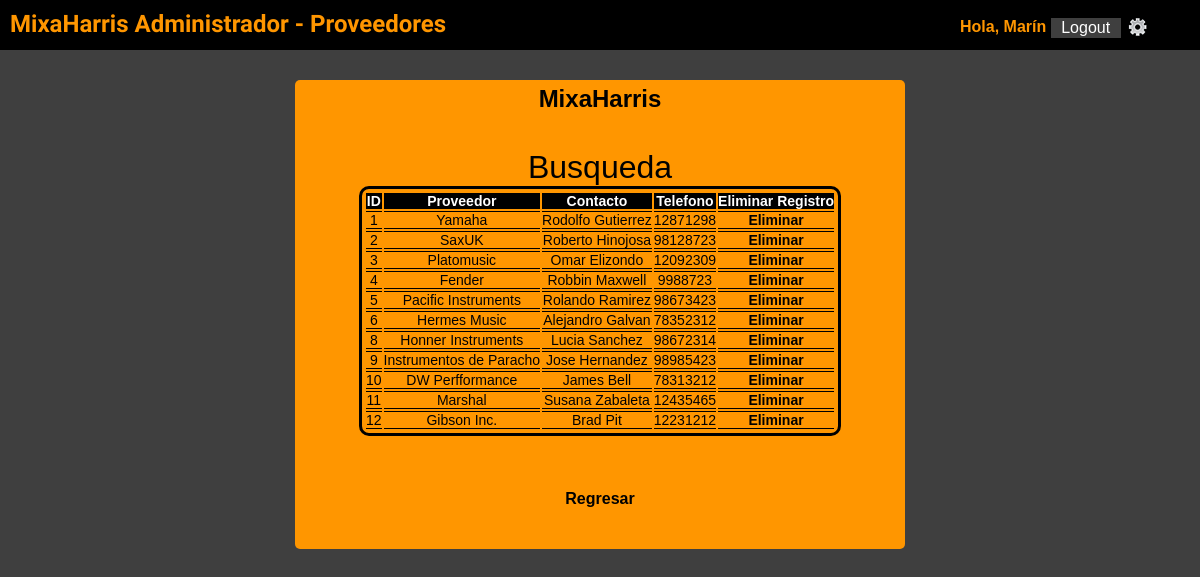
The app's page /reportes/action/filtro_proveedor.php (signed in), older data.
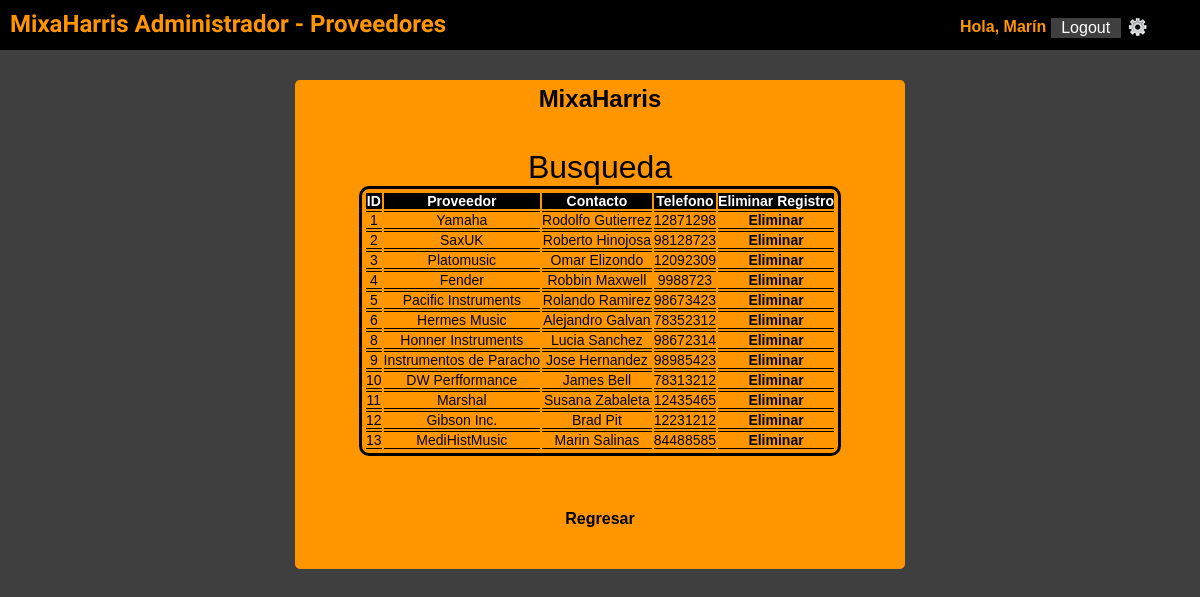
The same page, newer data.
### tables this page shows
CREATE TABLE IF NOT EXISTS `proveedor` (
  `idproveedor` int(11) NOT NULL AUTO_INCREMENT,
  `proveedorNombre` varchar(45) NOT NULL,
  `proveedorContacto` varchar(45) NOT NULL,
  `proveedorTelefono` bigint(20) NOT NULL,
  PRIMARY KEY (`idproveedor`),
  UNIQUE KEY `idproveedor_UNIQUE` (`idproveedor`)
);

### reportes/lib/reportes_lib.php (called while the page is built, shortened)
<?php
function proveedor_filter($info)
{
	$sql= "SELECT *
	FROM  proveedor
	WHERE proveedorNombre LIKE '%$info%' OR proveedorContacto LIKE '%$info%' OR proveedorTelefono LIKE '%$info%'";
	 	$proveedor= array();
		$result= mysql_query($sql);
		$i= 0;
		while ($row=mysql_fetch_object($result)){
			$proveedor[$i]= $row;
			$i++;
		}
		return $proveedor;
}
?>

### reportes/view/rep_proveedor.php (the view, shortened to what this page needs)
<?php
function lista_proveedor($proveedor) {
echo "<table border=1 alling='center'>";
echo "<tr>";
echo "<th>ID</th>";
echo "<th>Proveedor</th>";
echo "<th>Contacto</th>";
echo "<th>Telefono</th>";
echo "<th>Eliminar Registro</th>";
echo "</tr>";
foreach ($proveedor as $key => $prov) {
echo "<tr>";
echo "<td>".$prov->idproveedor."</td>";
echo "<td>".$prov->proveedorNombre."</td>";
echo "<td>".$prov->proveedorContacto."</td>";
echo "<td>".$prov->proveedorTelefono."</td>";
echo "<td>"."<a href=del_proveedor.php?id=".$prov->idproveedor.">Eliminar</a></td>";
echo "</tr>";
}
echo "</table>";
}
?>

Row changes from the older to the newer data that the page shows:
added proveedor: idproveedor "13", proveedorNombre "MediHistMusic", proveedorContacto "Marin Salinas", proveedorTelefono "84488585"
